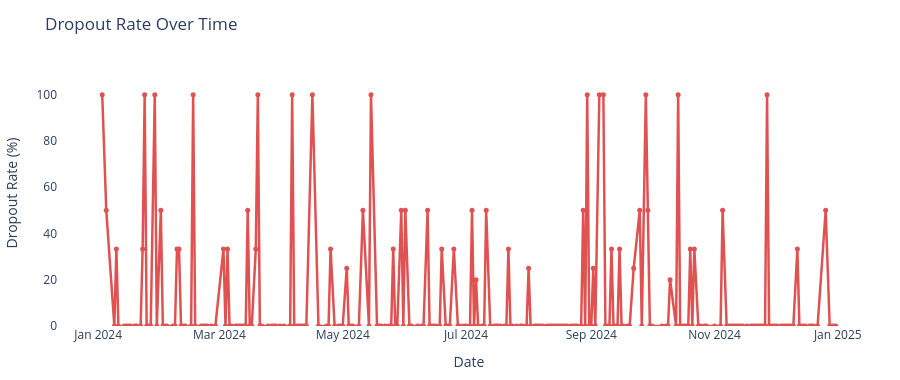

Notebook cell for this chart:
### Code cell
# ============================================================
# CHART 2 — Line: dropout_rate_pct over time
# ============================================================
fig2 = px.line(
    dropout_df.sort_values("event_date"),
    x="event_date",
    y="dropout_rate_pct",
    markers=True,
    title="Dropout Rate Over Time",
    labels={
        "event_date": "Date",
        "dropout_rate_pct": "Dropout Rate (%)",
    },
)
fig2.update_traces(
    line=dict(color="#e05252", width=2.5),
    marker=dict(size=5, color="#e05252"),
)
fig2.update_layout(
    plot_bgcolor="rgba(0,0,0,0)",
    paper_bgcolor="rgba(0,0,0,0)",
    yaxis=dict(range=[0, max(dropout_df["dropout_rate_pct"].max() * 1.15, 10)]),
    margin=dict(l=40, r=20, t=60, b=40),
    height=380,
)
fig2.show()

### Figure 1 — Plotly figure (JSON) as saved in the notebook; plotly's stock layout.template omitted (floating-point values rounded to 4 significant figures; data arrays with more than 128 entries replaced by an {"elided": "..."} marker saying what was removed)
{"data": [{"hovertemplate": "Date=%{x}<br>Dropout Rate (%)=%{y}<extra></extra>", "legendgroup": "", "line": {"color": "#e05252", "dash": "solid", "width": 2.5}, "marker": {"color": "#e05252", "size": 5, "symbol": "circle"}, "mode": "lines+markers", "name": "", "orientation": "v", "showlegend": false, "type": "scatter", "x": {"elided": "260 str values"}, "xaxis": "x", "y": {"elided": "260 float values"}, "yaxis": "y"}], "layout": {"height": 380, "legend": {"tracegroupgap": 0}, "margin": {"b": 40, "l": 40, "r": 20, "t": 60}, "paper_bgcolor": "rgba(0,0,0,0)", "plot_bgcolor": "rgba(0,0,0,0)", "title": {"text": "Dropout Rate Over Time"}, "xaxis": {"anchor": "y", "domain": [0.0, 1.0], "title": {"text": "Date"}}, "yaxis": {"anchor": "x", "domain": [0.0, 1.0], "range": [0, 115.0], "title": {"text": "Dropout Rate (%)"}}}}
